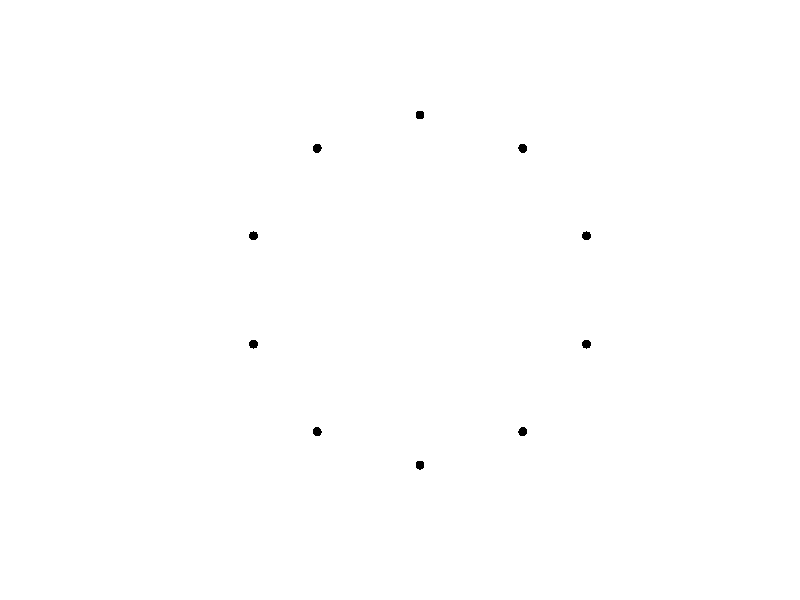
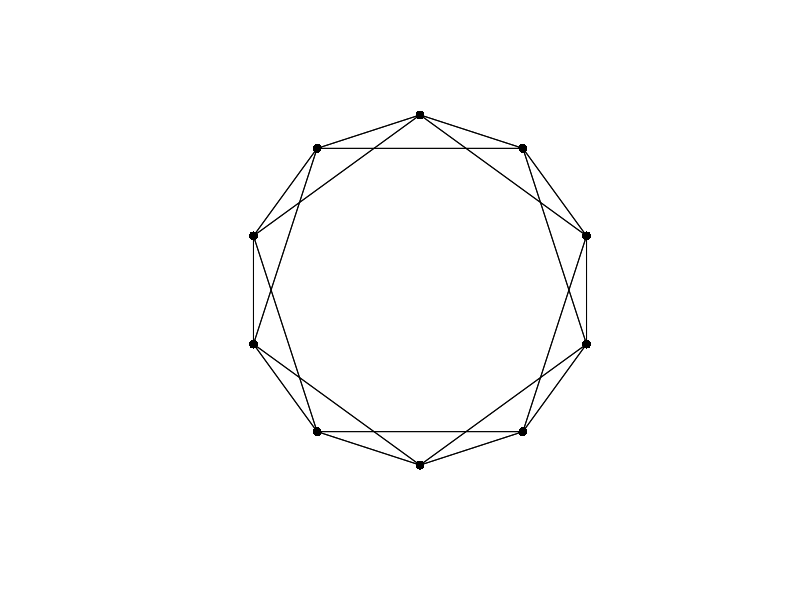
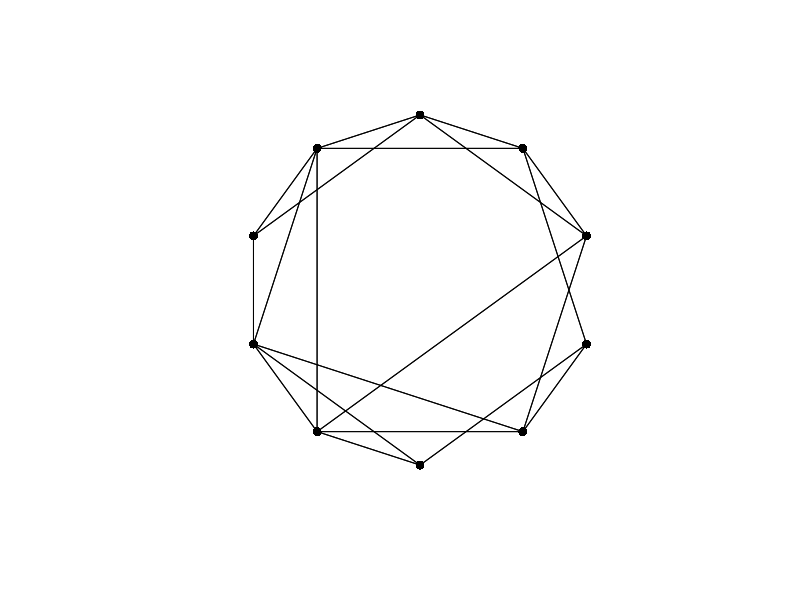
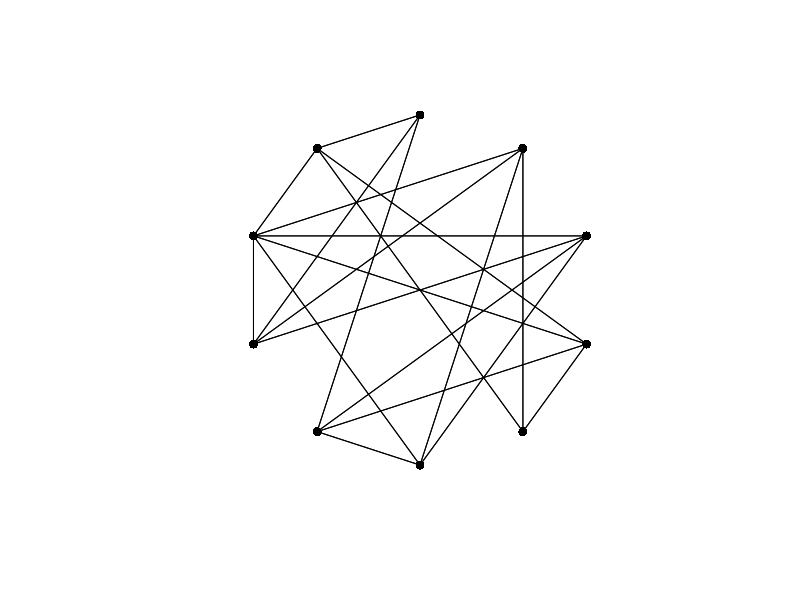
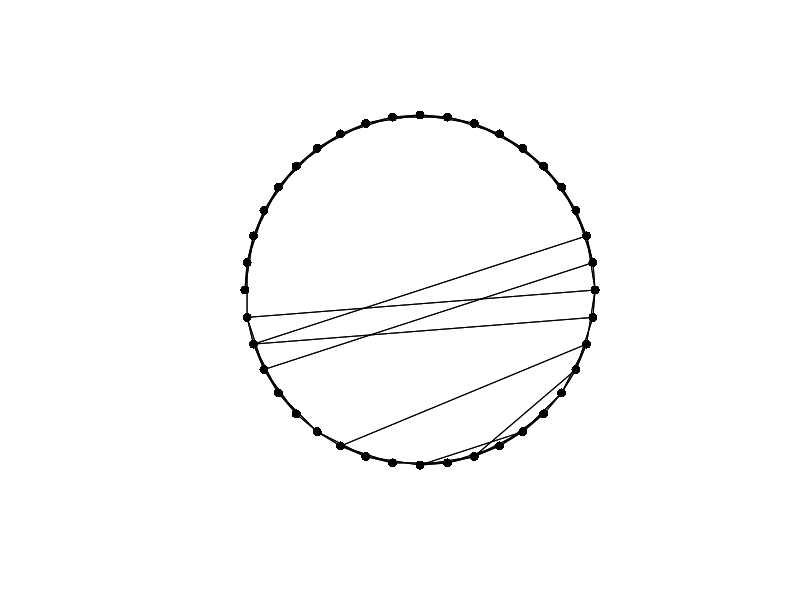
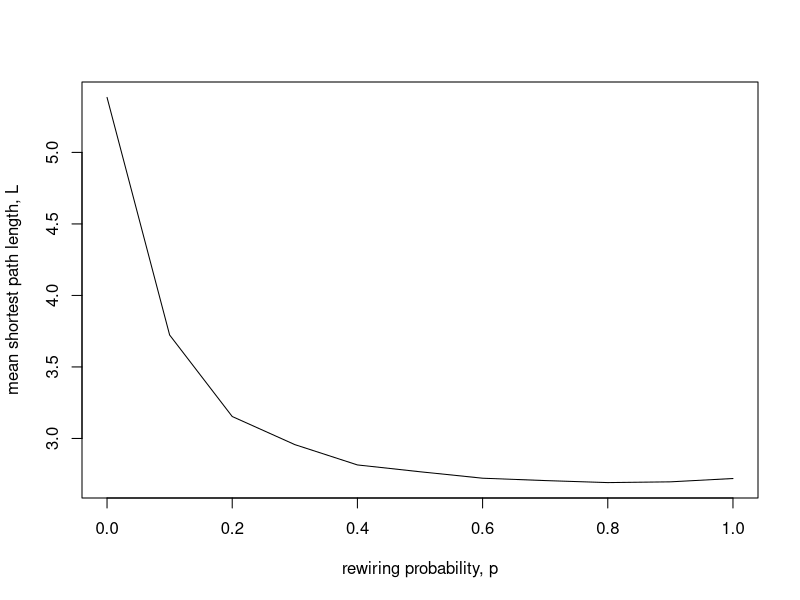
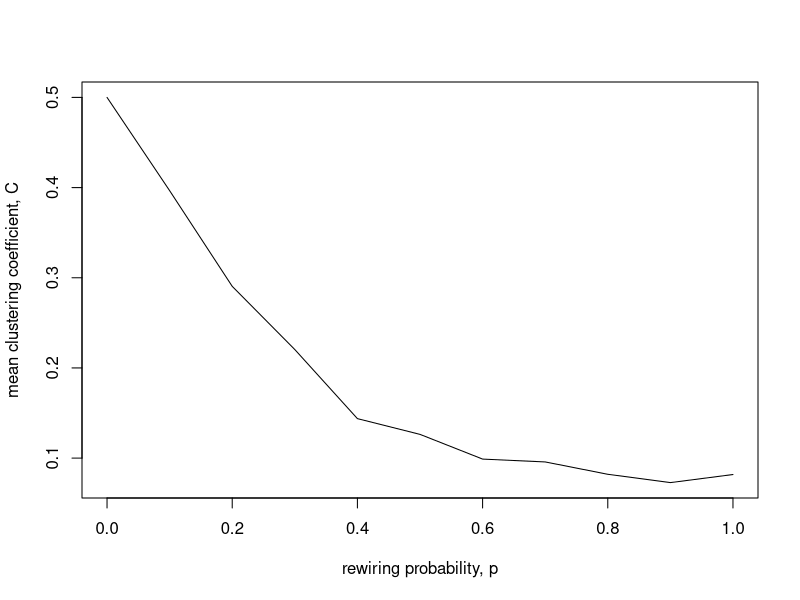

Recreate these plots in R, in order. (Note: a time limit stopped this script after it produced the figures.)
## ---- chunk 1

N <- 10

# create empty adjacency matrix
network <- matrix(0, nrow = N, ncol = N)

network

## ---- chunk 2

edges <- data.frame(nodeA = c(1,4,7,8,9), nodeB = c(2,7,10,1,1))

for (i in 1:5) {
  
  network[edges$nodeA[i], edges$nodeB[i]] <- 1
  network[edges$nodeB[i], edges$nodeA[i]] <- 1
  
}

network

## ---- chunk 3

isSymmetric(network)

## ---- chunk 4

# N agents around the origin in a big circle
plot(NULL, 
     xlim = c(-5.5,5.5), 
     ylim = c(-5.5,5.5), 
     xlab = "", 
     ylab = "", 
     axes = FALSE, 
     asp = 1)
    
for (i in 1:N) {
      
  points(5*sin((i-1)*2*pi/N), 5*cos((i-1)*2*pi/N), 
         pch = 16, 
         cex = 1.2)
      
}

## ---- chunk 5

k <- 4

# create empty adjacency matrix
network <- matrix(0, nrow = N, ncol = N, )

# create ring lattice network
for (Row in 1:N) {
    
  # k/2 neighbours to the right
  Col <- (Row+1):(Row+k/2)
  Col[which(Col > N)] <- Col[which(Col > N)] - N
  network[Row, Col] <- 1
    
  # k/2 neighbours to the left
  Col <- (Row-k/2):(Row-1)
  Col[which(Col < 1)] <- Col[which(Col < 1)] + N
  network[Row, Col] <- 1
    
}

network

## ---- chunk 6

DrawNetwork <- function(network) {
  
  # get N from network matrix
  N <- ncol(network)
  
  # N agents around the origin in a big circle
  plot(NULL, 
       xlim = c(-5.5,5.5), 
       ylim = c(-5.5,5.5), 
       xlab = "", 
       ylab = "", 
       axes = FALSE, 
       asp = 1)
    
  for (i in 1:N) {
      
    points(5*sin((i-1)*2*pi/N), 5*cos((i-1)*2*pi/N), 
           pch = 16, 
           cex = 1.2)
      
  }

  # lines representing edges
  for (i in 1:N) {
      
    for (j in which(network[i,] == 1)) {
        
      lines(x = c(5*sin((i-1)*2*pi/N), 5*sin((j-1)*2*pi/N)),
            y = c(5*cos((i-1)*2*pi/N), 5*cos((j-1)*2*pi/N)))
        
    }
      
  }
  
}

DrawNetwork(network)

## ---- chunk 7

p <- 0.2

# rewiring via p
  
for (j in 1:(k/2)) {
    
  for (i in 1:N) {
      
    if (runif(1) < p) {
        
      # pick jth clockwise neighbour
      neighbour <- i + j
      if (neighbour > N) neighbour <- neighbour - N
        
      # pick random new neighbour, excluding self and duplicate edges
      new_neighbour <- which(network[i,] == 0)
      new_neighbour <- new_neighbour[new_neighbour != i]
      new_neighbour <- sample(new_neighbour, 1)
        
      # remove edge to old neighbour
      network[i,neighbour] <- 0
      network[neighbour,i] <- 0
        
      # make edge to new neighbour
      network[i, new_neighbour] <- 1
      network[new_neighbour, i] <- 1
        
    }
      
  }
    
}

network
DrawNetwork(network)

## ---- chunk 8

SmallWorld <- function(N, k, p, draw_plot = TRUE) {
  
  # 1. create empty adjacency matrix
  network <- matrix(0, nrow = N, ncol = N, )

  # 2. create ring lattice network
  for (Row in 1:N) {
    
    # k/2 neighbours to the right
    Col <- (Row+1):(Row+k/2)
    Col[which(Col > N)] <- Col[which(Col > N)] - N
    network[Row, Col] <- 1
    
    # k/2 neighbours to the left
    Col <- (Row-k/2):(Row-1)
    Col[which(Col < 1)] <- Col[which(Col < 1)] + N
    network[Row, Col] <- 1
    
  }
  
  # 3. rewiring via p
  
  for (j in 1:(k/2)) {
    
    for (i in 1:N) {
      
      if (runif(1) < p) {
        
        # pick jth clockwise neighbour
        neighbour <- i + j
        if (neighbour > N) neighbour <- neighbour - N
        
        # pick random new neighbour, excluding self and duplicate edges
        new_neighbour <- which(network[i,] == 0)
        new_neighbour <- new_neighbour[new_neighbour != i]
        new_neighbour <- sample(new_neighbour, 1)
        
        # remove edge to old neighbour
        network[i,neighbour] <- 0
        network[neighbour,i] <- 0
        
        # make edge to new neighbour
        network[i, new_neighbour] <- 1
        network[new_neighbour, i] <- 1
        
      }
      
    }
    
  }
  
  # 4. draw network if draw_network == TRUE
  
  if (draw_plot == TRUE) {
    
    DrawNetwork(network)
    
  }
  
  # output network from function
  network
  
}

## ---- chunk 9

data_model14 <- SmallWorld(N = 10, 
                           k = 4,
                           p = 1)

## ---- chunk 10

data_model14 <- SmallWorld(N = 40, 
                           k = 4,
                           p = 0.1)

## ---- chunk 11

get_path_length <- function(network, A, B) {
  
  path_length <- NA
  N <- ncol(network)
  
  # start with vertex v = A
  v <- A
  
  for (i in 1:(N-1)) {
    
    # if any vertices v are connected to B, set path_length and break
    if (any(network[v,B] == 1)) {
      
      path_length <- i
      break
      
    }
    
    # otherwise, new v is the vertices connected to previous v
    v <- which(as.matrix(network[,v] == 1), arr.ind = T)[,1]
    
  }
  
  # return path_length
  path_length
  
}

## ---- chunk 12

get_path_length(data_model14, 1, 2)
get_path_length(data_model14, 1, 12)
get_path_length(data_model14, 1, 39)

## ---- chunk 13

get_mean_path_length <- function(network) {
  
  mean_path_length <- 0
  N <- ncol(network)
  
  for (i in 1:(N-1)) {
    
    for (j in (i+1):N) {
      
      mean_path_length <- mean_path_length + get_path_length(network,i,j)
      
    }
    
  }
  
  mean_path_length / (N*(N-1)/2)
  
}

get_mean_path_length(network)

## ---- chunk 14

p <- seq(0, 1, 0.1)
L <- rep(0, length(p))
r_max <- 10

for (r in 1:r_max) {
  
  for (i in 1:length(p)) {
    
    L[i] <- L[i] + get_mean_path_length(SmallWorld(40, 4, p[i], draw_plot = F))
    
  }
  
}

# average over all runs
L <- L / r_max

# plot L vs p
plot(x = p, 
     y = L, 
     type = 'l', 
     ylab = "mean shortest path length, L",
     xlab = "rewiring probability, p")

## ---- chunk 15

get_clustering_coef <- function(network, node) {
  
  # get direct neighbours of node
  neighbours <- which(network[node,] == 1)
  
  # number of neighbours
  k_i <- length(neighbours)
  
  # create mini-matrix representing neighbours
  neighbours <- network[neighbours, neighbours]
    
  # count edges, ignoring duplicates given that network is undirected
  # and divide by all possible edges
  sum(neighbours[upper.tri(neighbours)] == 1) / (k_i*(k_i-1)/2)
  
}

get_clustering_coef(network, 10)

## ---- chunk 16

get_mean_clustering_coef <- function(network) {
  
  mean_clustering_coef <- 0
  N <- ncol(network)
  
  for (i in 1:N) {
    
    mean_clustering_coef <- mean_clustering_coef + get_clustering_coef(network, i)
    
  }
  
  # return mean clustering coefficient
  mean_clustering_coef / N
  
}

get_mean_clustering_coef(network)

## ---- chunk 17

p <- seq(0, 1, 0.1)
C <- rep(0, length(p))
r_max <- 10

for (r in 1:r_max) {
  
  for (i in 1:length(p)) {
    
    C[i] <- C[i] + get_mean_clustering_coef(SmallWorld(40, 4, p[i], draw_plot = F))
    
  }
  
}

# average over all runs
C <- C / r_max

# plot L vs p
plot(x = p, 
     y = C, 
     type = 'l', 
     ylab = "mean clustering coefficient, C",
     xlab = "rewiring probability, p")

## ---- chunk 18

N <- 40
I_0 <- 2

# create first generation of agents
agent <- rep("S", N)

# add I_0 adjacent infected agents
agent[1:I_0] <- "I"

agent

## ---- chunk 19

k <- 4
p <- 0.1
  
# create network for agent
network <- SmallWorld(N, k, p, draw_plot = F)

## ---- chunk 20

n <- 1

# randomly ordered susceptible focals
focal <- sample(which(agent == "S"))
      
# cycle through focals
for (i in focal) {
        
  # get i's neighbours
  neighbours <- which(network[i,] == 1)
        
  # if at least one neighbour is I, adopt I
  if (sum(agent[neighbours] == "I") >= n) {
          
    agent[i] <- "I"
          
  }
        
}

agent

## ---- chunk 21

Contagion <- function(N, k, p, n, I_0, t_max, r_max) {
  
  # create a matrix with t_max rows and r_max columns, fill with NAs, convert to dataframe
  output <- as.data.frame(matrix(NA, t_max, r_max))  
  
  # purely cosmetic: rename the columns with run1, run2 etc.
  names(output) <- paste("run", 1:r_max, sep="")  
  
  for (r in 1:r_max) {
    
    # create first generation of agents
    agent <- rep("S", N)
    
    # add I_0 adjacent infected agents
    agent[1:I_0] <- "I"
    
    # add first generation's p to first row of column run
    output[1,r] <- sum(agent == "I") / N
    
    # create network for agent
    network <- SmallWorld(N, k, p, draw_plot = F)
    
    for (t in 2:t_max) {
      
      # randomly ordered susceptible focals
      focal <- sample(which(agent == "S"))
      
      # cycle through focals
      for (i in focal) {
        
        # get i's neighbours
        neighbours <- which(network[i,] == 1)
        
        # if at least one neighbour is I, adopt I
        if (sum(agent[neighbours] == "I") >= n) {
          
          agent[i] <- "I"
          
        }
        
      }
      
      output[t,r] <- sum(agent == "I") / N  
      
    }
    
  }
  
  # first plot a thick line for the mean proportion of I
  plot(rowMeans(output), 
       type = 'l', 
       ylab = "proportion of Infected agents", 
       xlab = "generation", 
       ylim = c(0,1), 
       lwd = 3, 
       main = paste("N = ", N, 
                    ", k = ", k, 
                    ", p = ", p, 
                    ", n = ", n, 
                    ", I_0 = ", I_0, 
                    sep = ""))
  
  for (r in 1:r_max) {  
    
    # add lines for each run, up to r_max
    lines(output[,r], type = 'l')  
    
  }
  
  # export output
  output  
  
}

## ---- chunk 22

data_model14 <- Contagion(N = 1000, 
                          k = 4, 
                          p = 0, 
                          n = 1, 
                          I_0 = 2, 
                          t_max = 150, 
                          r_max = 10)

## ---- chunk 23

data_model14 <- Contagion(N = 1000, 
                          k = 4, 
                          p = 0.01, 
                          n = 1, 
                          I_0 = 2, 
                          t_max = 150, 
                          r_max = 10)

## ---- chunk 24

# 2 rows, 2 columns
par(mfrow=c(2,2)) 

# p = 0
panel1 <- Contagion(N = 1000, 
                    k = 4, 
                    p = 0, 
                    n = 1, 
                    I_0 = 2, 
                    t_max = 150, 
                    r_max = 5)

# p = 0.001
panel2 <- Contagion(N = 1000, 
                    k = 4, 
                    p = 0.001, 
                    n = 1, 
                    I_0 = 2, 
                    t_max = 150, 
                    r_max = 5)

# p = 0.01
panel3 <- Contagion(N = 1000, 
                    k = 4, 
                    p = 0.01, 
                    n = 1, 
                    I_0 = 2, 
                    t_max = 150, 
                    r_max = 5)

# p = 0.1
panel4 <- Contagion(N = 1000, 
                    k = 4, 
                    p = 0.1, 
                    n = 1, 
                    I_0 = 2, 
                    t_max = 150, 
                    r_max = 5)

## ---- chunk 25

# 2 rows, 2 columns
par(mfrow=c(2,2)) 

# p = 0
panel1 <- Contagion(N = 1000, 
                    k = 4, 
                    p = 0, 
                    n = 2, 
                    I_0 = 2, 
                    t_max = 350, 
                    r_max = 5)

# p = 0.001
panel2 <- Contagion(N = 1000, 
                    k = 4, 
                    p = 0.001, 
                    n = 2, 
                    I_0 = 2, 
                    t_max = 350, 
                    r_max = 5)

# p = 0.01
panel3 <- Contagion(N = 1000, 
                    k = 4, 
                    p = 0.01, 
                    n = 2, 
                    I_0 = 2, 
                    t_max = 350, 
                    r_max = 5)

# p = 0.1
panel4 <- Contagion(N = 1000, 
                    k = 4, 
                    p = 0.1, 
                    n = 2, 
                    I_0 = 2, 
                    t_max = 350, 
                    r_max = 5)
